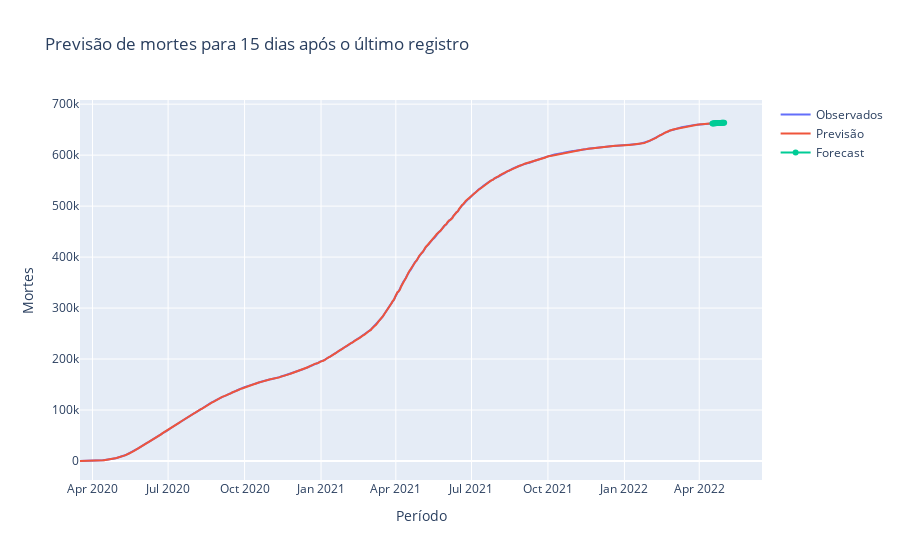

Notebook code cell kept with this figure:
### Code cell
fig = go.Figure(go.Scatter(
    x=mortes.index, y=mortes, name="Observados"
))

fig.add_trace(go.Scatter(x=mortes.index, y=modelo.predict_in_sample(), name="Previsão"))

fig.add_trace(go.Scatter(x=pd.date_range("2022-04-17", "2022-05-01"), y=modelo.predict(15), name="Forecast"))

fig.update_layout(title="Previsão de mortes para 15 dias após o último registro", 
                    yaxis_title="Mortes",
                    xaxis_title="Período")
fig.show()

### Figure 1 — Plotly figure (JSON) as saved in the notebook; plotly's stock layout.template omitted (floating-point values rounded to 4 significant figures; data arrays with more than 128 entries replaced by an {"elided": "..."} marker saying what was removed)
{"data": [{"name": "Observados", "type": "scatter", "x": {"elided": "761 str values"}, "y": {"elided": "761 int values"}}, {"name": "Previsão", "type": "scatter", "x": {"elided": "761 str values"}, "y": {"elided": "761 float values"}}, {"name": "Forecast", "type": "scatter", "x": ["2022-04-17T00:00:00", "2022-04-18T00:00:00", "2022-04-19T00:00:00", "2022-04-20T00:00:00", "2022-04-21T00:00:00", "2022-04-22T00:00:00", "2022-04-23T00:00:00", "2022-04-24T00:00:00", "2022-04-25T00:00:00", "2022-04-26T00:00:00", "2022-04-27T00:00:00", "2022-04-28T00:00:00", "2022-04-29T00:00:00", "2022-04-30T00:00:00", "2022-05-01T00:00:00"], "y": [662200.0, 662200.0, 662300.0, 662500.0, 662700.0, 662800.0, 662800.0, 662900.0, 662900.0, 663000.0, 663100.0, 663300.0, 663500.0, 663500.0, 663500.0]}], "layout": {"title": {"text": "Previsão de mortes para 15 dias após o último registro"}, "xaxis": {"title": {"text": "Período"}}, "yaxis": {"title": {"text": "Mortes"}}}}
